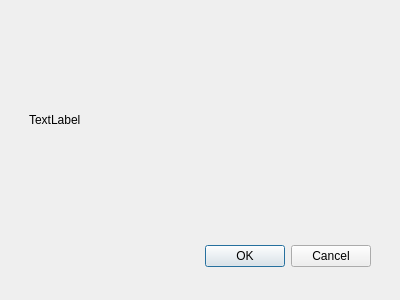
<?xml version="1.0" encoding="UTF-8"?>
<ui version="4.0">
 <class>Dialog</class>
 <widget class="QDialog" name="Dialog">
  <property name="geometry">
   <rect>
    <x>0</x>
    <y>0</y>
    <width>400</width>
    <height>300</height>
   </rect>
  </property>
  <property name="windowTitle">
   <string>Dialog</string>
  </property>
  <widget class="QDialogButtonBox" name="buttonBox">
   <property name="geometry">
    <rect>
     <x>30</x>
     <y>240</y>
     <width>341</width>
     <height>32</height>
    </rect>
   </property>
   <property name="orientation">
    <enum>Qt::Horizontal</enum>
   </property>
   <property name="standardButtons">
    <set>QDialogButtonBox::Cancel|QDialogButtonBox::Ok</set>
   </property>
  </widget>
  <widget class="QWidget" name="gridLayoutWidget">
   <property name="geometry">
    <rect>
     <x>-1</x>
     <y>-1</y>
     <width>401</width>
     <height>241</height>
    </rect>
   </property>
   <layout class="QGridLayout" name="gridLayout">
    <property name="leftMargin">
     <number>30</number>
    </property>
    <property name="topMargin">
     <number>30</number>
    </property>
    <property name="rightMargin">
     <number>30</number>
    </property>
    <property name="bottomMargin">
     <number>30</number>
    </property>
    <item row="0" column="0">
     <widget class="QLabel" name="label">
      <property name="text">
       <string>TextLabel</string>
      </property>
     </widget>
    </item>
   </layout>
  </widget>
 </widget>
 <resources/>
 <connections>
  <connection>
   <sender>buttonBox</sender>
   <signal>accepted()</signal>
   <receiver>Dialog</receiver>
   <slot>accept()</slot>
   <hints>
    <hint type="sourcelabel">
     <x>248</x>
     <y>254</y>
    </hint>
    <hint type="destinationlabel">
     <x>157</x>
     <y>274</y>
    </hint>
   </hints>
  </connection>
  <connection>
   <sender>buttonBox</sender>
   <signal>rejected()</signal>
   <receiver>Dialog</receiver>
   <slot>reject()</slot>
   <hints>
    <hint type="sourcelabel">
     <x>316</x>
     <y>260</y>
    </hint>
    <hint type="destinationlabel">
     <x>286</x>
     <y>274</y>
    </hint>
   </hints>
  </connection>
 </connections>
</ui>
